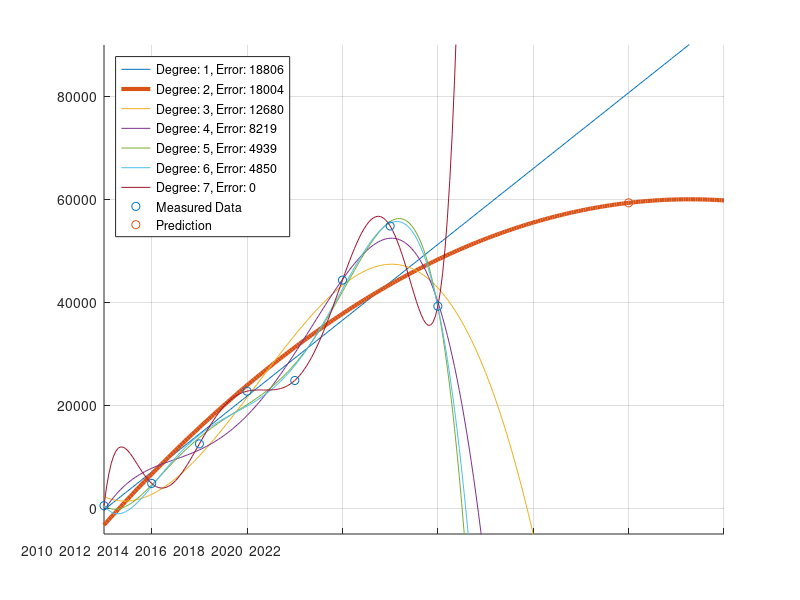
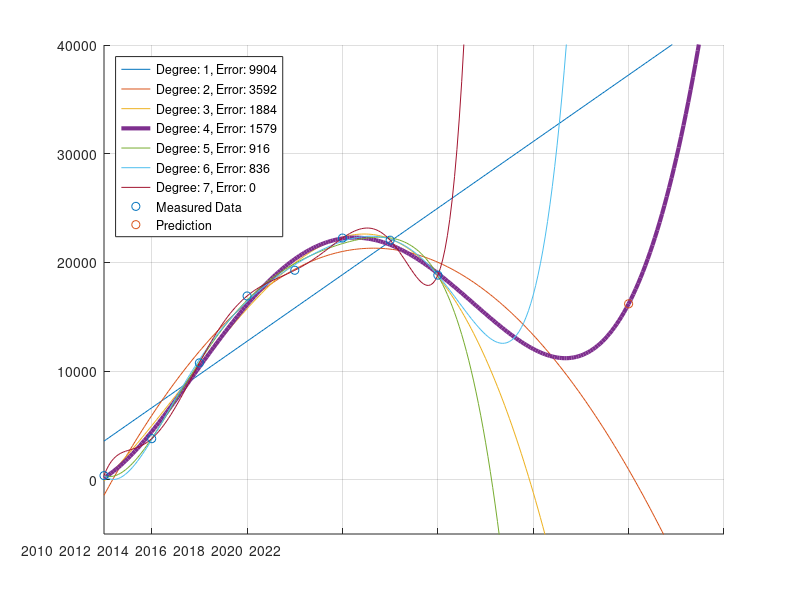

Recreate these plots in MATLAB, in order.
% COSE281 ENGINEERING MATHEMATICS 2019 ASSIGNMENT 4 PROBLEM #1
% STUDENT IDs: 2015320143, 2016320128, 2018320250
% 
% kickstarter.m fits the given data about the number of funded and 
% non-funded projects on Kickstarter from 2009 to 2016 with polynomials 
% from degree 1 until 7 using the Vandermonde method and plots the measured 
% data points.

% clear the workspace, close all figures and clear the output window 
% of Matlab
close all
clear all
clc

% define the number of funded and non-funded projects on Kickstarter from 
% 2009 to 2016 as row vectors
nonfunded = [501 4825 12516 22749 24823 44325 54831 39251];
funded = [373 3772 10746 16903 19271 22233 22036 18823];

% define range of years to plot
years = [2009 2022];


%% Create figure for non-funded projects
% set figure properties
figure('Name', 'Question 1: Non-funded Projects', 'Position', [100 100 600 500])
grid on
xlim(years), ylim([-5000 90000])

% set the x-axis values to corresponding years
xticklabels({years(1) + 1 : 2 : years(2) + 1})
hold on

% preallocate err, the SSE for each degree
err = zeros(7, 1);

% fit the data with polynomials from degree 1 to 7 using the Vandermonde
% method
for i = 1 : 7
    
    % create A, the Vandermonde matrix
    A = [0 : 7]' .^ [0 : i];
    
    % solve for coefficients
    coeff = A \ nonfunded';
    
    % calculate the y-values of the polynomial
    y = [0 : 0.05 : years(2) - years(1)]' .^ [0 : i] * coeff;
    
    % calculate errors to measure fit quality
    err(i) = norm(A * coeff - nonfunded');
    
    % plot the polynomial; make the curve of the quadratic model thicker
    if i == 2
        plot([years(1) : 0.05 : years(2)], y, 'linewidth', 3, 'displayname', sprintf('Degree: %d, Error: %.0f', i, err(i)))
    else
        plot([years(1) : 0.05 : years(2)], y, 'linewidth', 0.5, 'displayname', sprintf('Degree: %d, Error: %.0f', i, err(i)))
    end
end

% plot the measured data points for non-funded projects
scatter([years(1) : length(nonfunded) + years(1) - 1]', [nonfunded]', 'displayname', 'Measured Data');

% predict the number of non-funded projects in 2020 using the model of
% polynomial degree 2 
N = [0 : 7]' .^ [0 : 2];
n_coeff = N \ nonfunded';
n_pred = [1 (2020 - years(1)) (2020 - years(1)) ^ 2] * n_coeff;

%plot prediction for the number of non-funded projects in 2020
scatter(2020, n_pred, 'displayname', 'Prediction');

% set legend position
legend('location', 'northwest');


%% Create figure for funded projects
% set figure properties
figure('Name', 'Question 1: Funded Projects', 'Position', [730 100 600 500])
grid on
xlim(years), ylim([-5000 40000])

% set the x-axis values to corresponding years
xticklabels({years(1) + 1 : 2 : years(2) + 1})
hold on

% fit the data with polynomials from degree 1 to 7 using the Vandermonde
% method
for i = 1 : 7
    
    % create A, the Vandermonde matrix
    A = [0 : 7]' .^ [0 : i];
    
    % solve for coefficients
    coeff = A \ funded';
    
    % calculate the y-values of the polynomial
    y = [0 : 0.05 : years(2) - years(1)]' .^ [0 : i] * coeff;
    
    % calculate errors to measure fit quality
    err(i) = norm(A * coeff - funded');
    
    % plot the polynomial; make the curve of the quadratic model thicker
    if i == 4
        plot([years(1) : 0.05 : years(2)], y, 'linewidth', 3, 'displayname', sprintf('Degree: %d, Error: %.0f', i, err(i)))
    else
        plot([years(1) : 0.05 : years(2)], y, 'linewidth', 0.5, 'displayname', sprintf('Degree: %d, Error: %.0f', i, err(i)))
    end
end

% plot the measured data points for funded projects
scatter([years(1) : length(funded) + years(1) - 1]', [funded]', 'displayname', 'Measured Data');

% predict the number of funded projects in 2020 using the model of
% polynomial degree 4
F = [0 : 7]' .^ [0 : 4];
f_coeff = F \ funded';
f_pred = [(2020 - years(1)) .^ [0 : 4]] * f_coeff;

%plot prediction for the number of funded projects in 2020
scatter(2020, f_pred, 'displayname', 'Prediction');

% set legend position
legend('location', 'northwest');

%% Questions)
%     Which of the models do you think fits the data best for each of the
%     two datasets? Do the degrees differ for the two datasets? Why would
%     they? Why would they not?
%     Using your model as a predictor model, how many projects will be
%     funded and non-funded in 2020?
%
%  Answer)
%     For non-funded projects, the quadratic model seems to "fit" the data
%     best. While the seventh-degree polynomial model has the best fit
%     quality overall, it shows signs of over-fitting, which indicates low
%     generalisability. Polynomial regression models of degrees 3 to 6 
%     show an overly drastic decrease in the number of non-funded projects
%     based on a single drop in the number of non-funded projects in 2016.
%     The model predicts 59335 non-funded projects in 2020.
%     
%     On the other hand, a quartic model appears to "fit" the data the best
%     for funded projects. Polynomial models of other degrees predict
%     either excessive growth or excessive decrease, whereas the quartic
%     model follows the trend closely without extreme fluctuation. The
%     model predicts 16181 funded projects in 2020.
%     
%     More data may be required to make accurate predictions, especially
%     for future years, since predictions for the future in general
%     necessarily require extrapolation beyond the range of data. Hence,
%     the models should not be used to predict the number of funded and
%     non-funded projects far off into the future. This is partially why
%     the quartic model was chosen for the number of funded projects, since
%     the given data does not justify a sudden demise of funded Kickstarter
%     projects past 2020 as predicted by the quadratic model where the rate
%     of decrease increases rapidly beyond the range of the data, in
%     addition to the fact that the quartic model shows less fluctutation
%     and has less errors.
%     
%     The two degrees are different as the two sets of data are not
%     directly related, since the number of non-funded projects can change
%     in a different way from the number of funded projects as the barrier
%     of entry in creating a project is low and non-funded projects need
%     not fulfil the general conditions necessary in creating a funded
%     project. In other words, the means by which non-funded projects and
%     funded projects are produced can be wildly dissimilar. Hence, they
%     need not be the same and the data were used to pick an appropriate
%     model for each of them.
